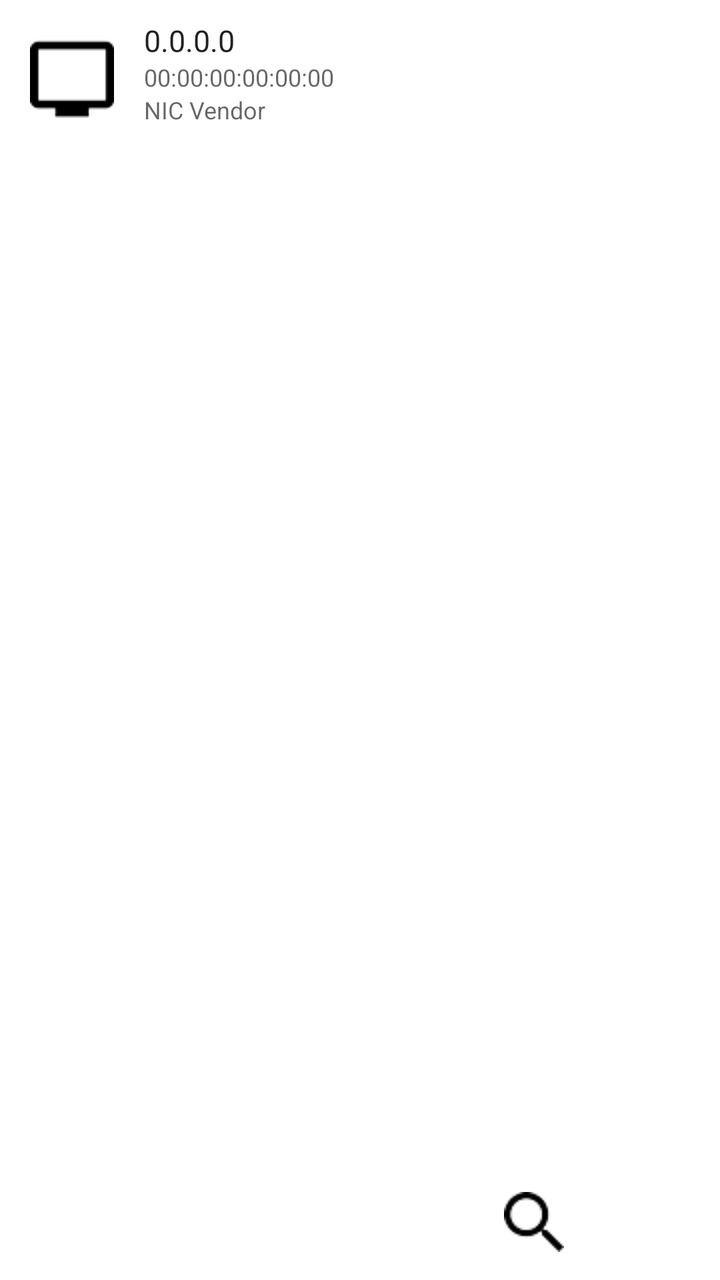
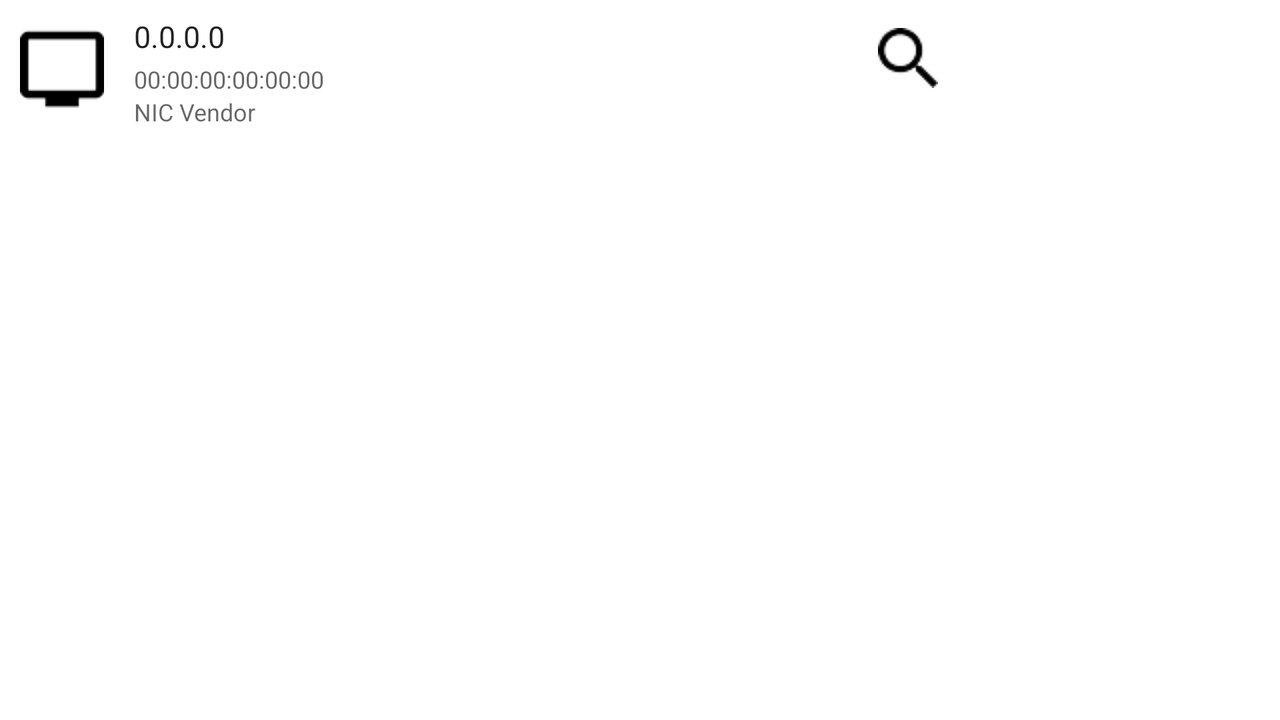

Two renders of one Android screen. The first uses the default layout on a phone; the second uses the alternative layout the repository ships for a different screen configuration, on a matching device. The two XML files are below.
<!-- AndroidManifest.xml: fallback theme Theme.MaterialComponents.DayNight.NoActionBar -->
<!-- res/layout/portscan.xml -->
<?xml version="1.0" encoding="utf-8"?>
<TabHost xmlns:android="http://schemas.android.com/apk/res/android"
    android:id="@android:id/tabhost"
    android:layout_width="fill_parent"
    android:layout_height="fill_parent">
    <LinearLayout
        android:orientation="vertical"
        android:layout_width="fill_parent"
        android:layout_height="fill_parent">
        <RelativeLayout
            android:layout_width="fill_parent"
            android:layout_height="?android:attr/listPreferredItemHeight"
            android:layout_marginTop="10dip"
            android:layout_marginLeft="15dip"
            android:layout_marginRight="15dip"
            android:paddingBottom="5dip">
            <ImageView
                android:id="@+id/logo"
                android:src="@drawable/computer"
                android:layout_width="42dip"
                android:layout_height="42dip"
                android:layout_marginRight="15dip"
                android:layout_alignParentTop="true"
                android:layout_alignParentBottom="true" />
            <TextView
                android:id="@+id/host"
                android:layout_width="fill_parent"
                android:layout_height="wrap_content"
                style="@style/ListTextTitle"
                android:text="0.0.0.0"
                android:gravity="center_vertical"
                android:lines="1"
                android:ellipsize="marquee"
                android:marqueeRepeatLimit="marquee_forever"
                android:layout_toRightOf="@+id/logo"
                android:layout_alignParentRight="true"
                android:layout_alignParentTop="true" />
            <TextView
                android:id="@+id/mac"
                android:layout_width="fill_parent"
                android:layout_height="wrap_content"
                style="@style/ListTextSummary"
                android:text="00:00:00:00:00:00"
                android:layout_below="@+id/host"
                android:layout_toRightOf="@+id/logo" />
            <TextView
                android:id="@+id/vendor"
                android:layout_width="fill_parent"
                android:layout_height="wrap_content"
                style="@style/ListTextSummary"
                android:text="NIC Vendor"
                android:layout_toRightOf="@+id/logo"
                android:layout_below="@+id/mac"
                android:layout_alignWithParentIfMissing="true"
                android:layout_alignParentBottom="true" />
        </RelativeLayout>
        <TabWidget
            android:id="@android:id/tabs"
            android:layout_width="fill_parent"
            android:layout_height="wrap_content"
            android:layout_marginTop="5dip"/>
        <FrameLayout
            android:id="@android:id/tabcontent"
            android:layout_width="fill_parent"
            android:layout_height="0dip"
            android:layout_weight="1"
            android:paddingTop="5dip">
            <ListView
                android:id="@+id/list_open"
                android:layout_width="fill_parent" 
                android:layout_height="fill_parent" />
            <ListView
                android:id="@+id/list_closed"
                android:layout_width="fill_parent" 
                android:layout_height="fill_parent" />
        </FrameLayout>
        <RelativeLayout
            android:orientation="horizontal"
            android:layout_width="fill_parent"
            android:layout_height="wrap_content"
            android:layout_margin="5dip">
            <Button
                android:id="@+id/btn_scan"
                android:layout_width="wrap_content"
                android:layout_weight="0"
                android:layout_alignParentRight="true"
                android:drawableLeft="@drawable/discover"
                android:drawablePadding="15dip"
                android:text="@string/btn_scan"
                style="@style/ButtonTop" />
            <Button
                android:id="@+id/btn_back"
                android:layout_width="wrap_content"
                android:layout_weight="0"
                android:layout_alignParentLeft="true"
                android:drawableLeft="@drawable/back"
                android:drawablePadding="15dip"
                android:text="@string/btn_back"
                style="@style/ButtonTop" />
        </RelativeLayout>
    </LinearLayout>
</TabHost>
<!-- resources referenced by this layout -->
<resources>
  <!-- drawable computer: png bitmap (drawable, 1460 bytes) -->
  <!-- drawable discover: png bitmap (drawable, 1872 bytes) -->
  <string name="btn_back">Back</string>
  <string name="btn_scan">Scan</string>
  <style name="ButtonTop" parent="@style/Button">
          
          <item name="android:layout_width">0dip</item>
          <item name="android:layout_height">48dip</item>
          <item name="android:layout_weight">1</item>
          <item name="android:textSize">20sp</item>
      </style>
  <style name="ListTextSummary" parent="ListText">
          <item name="android:textColor">?android:attr/textColorSecondary</item>
          <item name="android:textSize">12sp</item>
      </style>
  <style name="ListTextTitle" parent="ListText">
          <item name="android:textColor">?android:attr/textColorPrimary</item>
          <item name="android:textSize">15sp</item>
      </style>
  <style name="Button">
          <item name="android:textSize">14sp</item>
          <item name="android:textColor">#fff</item>
          <item name="android:typeface">normal</item>
          <item name="android:background">@drawable/btn_bg</item>
          <item name="android:layout_height">wrap_content</item>
          <item name="android:layout_gravity">center_vertical</item>
          <item name="android:padding">5dip</item>
      </style>
  <style name="ListText">
          <item name="android:typeface">normal</item>
      </style>
  <!-- drawable btn_bg (drawable) -->
  <?xml version="1.0" encoding="utf-8"?>
  <selector
      xmlns:android="http://schemas.android.com/apk/res/android">
      <item
          android:state_pressed="true">
          <shape>
              <gradient
                  android:endColor="@color/orange1"
                  android:startColor="@color/orange2"
                  android:angle="270" />
              <stroke
                  android:width="3dp"
                  color="@color/grey" />
              <corners
                  android:radius="10dp" />
          </shape>
      </item>
      <item
          android:state_focused="true">
          <shape>
              <gradient
                  android:endColor="@color/orange2"
                  android:startColor="@color/orange3"
                  android:angle="270" />
              <stroke
                  android:width="3dp"
                  color="@color/grey" />
              <corners
                  android:radius="10dp" />
          </shape>
      </item>
  </selector>
  <color name="orange1">#ff9900</color>
  <color name="orange2">#ff6600</color>
  <color name="grey">#cccccc</color>
  <color name="orange3">#ff3300</color>
</resources>
<!-- res/layout-land/portscan.xml (the repository's variant of the layout above) -->
<!-- drawn on the phone turned sideways -->
<?xml version="1.0" encoding="utf-8"?>
<TabHost xmlns:android="http://schemas.android.com/apk/res/android"
    android:id="@android:id/tabhost"
    android:layout_width="fill_parent"
    android:layout_height="fill_parent">
    <LinearLayout
        android:orientation="vertical"
        android:layout_width="fill_parent"
        android:layout_height="fill_parent">
        <RelativeLayout
            android:layout_width="fill_parent"
            android:layout_height="?android:attr/listPreferredItemHeight"
            android:layout_marginTop="5dip"
            android:layout_marginLeft="10dip"
            android:layout_marginRight="10dip"
            android:paddingBottom="5dip">
            <ImageView
                android:id="@+id/logo"
                android:src="@drawable/computer"
                android:layout_width="42dip"
                android:layout_height="42dip"
                android:layout_marginRight="15dip"
                android:layout_alignParentTop="true"
                android:layout_alignParentBottom="true" />
            <TextView
                android:id="@+id/host"
                android:layout_width="fill_parent"
                android:layout_height="wrap_content"
                style="@style/ListTextTitle"
                android:text="0.0.0.0"
                android:gravity="center_vertical"
                android:lines="1"
                android:ellipsize="marquee"
                android:marqueeRepeatLimit="marquee_forever"
                android:layout_toRightOf="@+id/logo"
                android:layout_alignParentRight="true"
                android:layout_alignParentTop="true"
                android:layout_above="@id/mac"
                android:layout_alignWithParentIfMissing="true" />
            <TextView
                android:id="@+id/mac"
                android:layout_width="fill_parent"
                android:layout_height="wrap_content"
                style="@style/ListTextSummary"
                android:text="00:00:00:00:00:00"
                android:layout_above="@+id/vendor"
                android:layout_toRightOf="@+id/logo"
                android:layout_alignWithParentIfMissing="true" />
            <TextView
                android:id="@+id/vendor"
                android:layout_width="fill_parent"
                android:layout_height="wrap_content"
                style="@style/ListTextSummary"
                android:text="NIC Vendor"
                android:layout_toRightOf="@+id/logo"
                android:layout_alignParentBottom="true" />
            <Button
                android:id="@+id/btn_back"
                android:layout_width="wrap_content"
                android:layout_weight="0"
                android:drawableLeft="@drawable/back"
                android:layout_alignParentRight="true"
                android:drawablePadding="5dip"
                android:text="@string/btn_back"
                style="@style/ButtonTop" />
            <Button
                android:id="@+id/btn_scan"
                android:layout_width="wrap_content"
                android:layout_weight="0"
                android:layout_toLeftOf="@id/btn_back"
                android:drawableLeft="@drawable/discover"
                android:drawablePadding="5dip"
                android:text="@string/btn_scan"
                style="@style/ButtonTop" />
        </RelativeLayout>
        <TabWidget
            android:id="@android:id/tabs"
            android:layout_width="fill_parent"
            android:layout_height="wrap_content"
            android:layout_marginTop="5dip"/>
        <FrameLayout
            android:id="@android:id/tabcontent"
            android:layout_width="fill_parent"
            android:layout_height="0dip"
            android:layout_weight="1"
            android:paddingTop="5dip">
            <ListView
                android:id="@+id/list_open"
                android:layout_width="fill_parent" 
                android:layout_height="fill_parent" />
            <ListView
                android:id="@+id/list_closed"
                android:layout_width="fill_parent" 
                android:layout_height="fill_parent" />
        </FrameLayout>
    </LinearLayout>
</TabHost>
